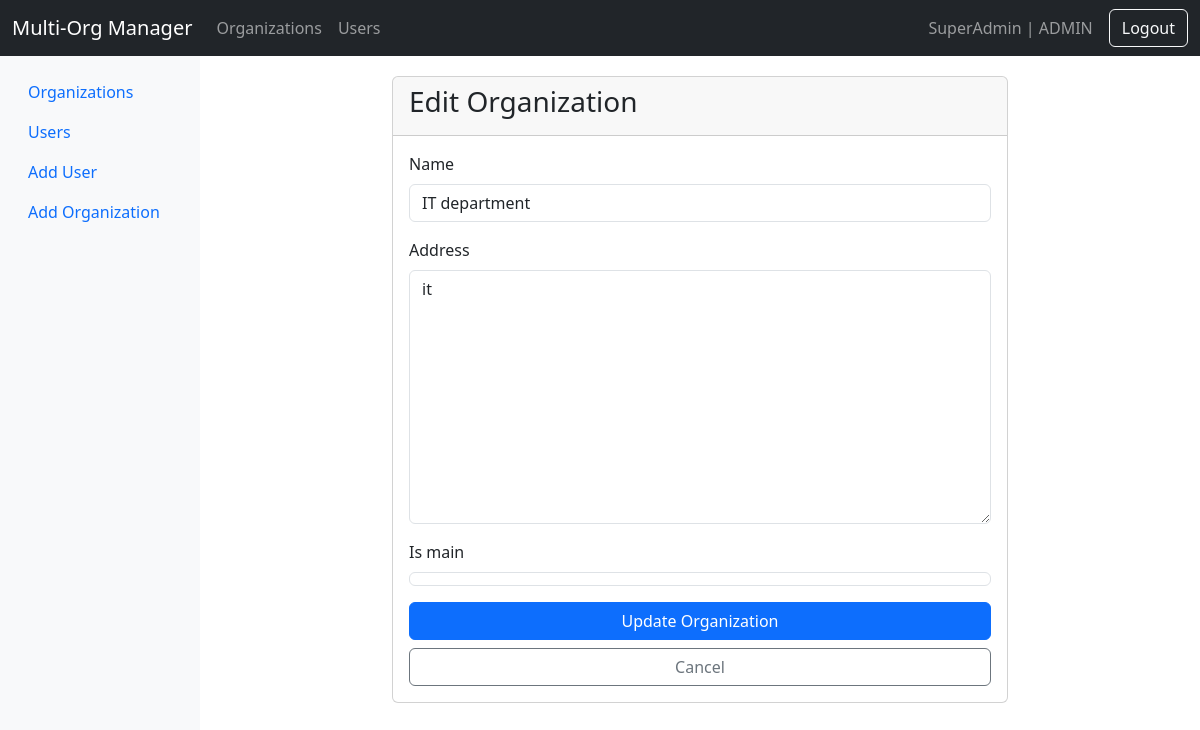
The app's page /organizations/organization/1/edit/ (signed in) with its own data.
### organizations/models.py (models this page shows, shortened)
class CustomUser(AbstractUser):
    organization = models.ForeignKey(
        Organization,
        on_delete=models.CASCADE,
        related_name='users',
        null=True,
    )
    role = models.ForeignKey(
        Role,
        on_delete=models.SET_NULL,
        null=True,
        related_name='users'
    )
    def is_organization_admin(self):
        return self.role and self.role.name == 'ADMIN'
    def is_main_org_admin(self):
        return (self.organization is not None and
                self.organization.is_main and
                self.is_organization_admin())

class Organization(models.Model):
    name = models.CharField(max_length=100, unique=True)
    address = models.TextField()
    is_main = models.BooleanField(default=False)
    created_at = models.DateTimeField(auto_now_add=True)
    updated_at = models.DateTimeField(auto_now=True)

class Role(models.Model):
    ROLE_CHOICES = [
        ('ADMIN', 'Admin'),
        ('EDITOR', 'Editor'),
        ('VIEWER', 'Viewer'),
    ]
    name = models.CharField(max_length=20, choices=ROLE_CHOICES)
    description = models.TextField()

### organizations/views.py (the view, shortened to what this page needs)
# urls.py: path('organization/<int:pk>/edit/', views.OrganizationEditView.as_view(), name='organization-edit'),
class OrganizationEditView(LoginRequiredMixin, UserPassesTestMixin, OrganizationRequiredMixin, UpdateView):
    model = Organization
    fields = ['name', 'address', 'is_main']
    template_name = 'organizations/organization_form.html'
    success_url = reverse_lazy('organization-list')
    def test_func(self):
        return (self.request.user.is_superuser or
                self.request.user.is_organization_admin())

### organizations/mixins.py (called while the page is built)
    def dispatch(self, request, *args, **kwargs):
        if not request.user.is_authenticated:
            return redirect('login')
        if request.user.is_superuser:
            return super().dispatch(request, *args, **kwargs)
        if not request.user.organization:
            messages.error(request, 'You must be assigned to an organization to access this page.')
            return redirect('login')
        return super().dispatch(request, *args, **kwargs)

### organizations/templates/organizations/organization_form.html (shortened to what this page needs)
{% extends 'organizations/base.html' %}
{% block content %}
<div class="container">
    <div class="row justify-content-center">
        <div class="col-md-8">
            <div class="card">
                <div class="card-header">
                    <h3 class="card-title">
                        {% if form.instance.pk %}
                            Edit Organization
                        {% else %}
                            Create Organization
                        {% endif %}
                    </h3>
                </div>
                <div class="card-body">
                    <form method="post">
                        {% for field in form %}
                            <div class="mb-3">
                                <label for="{{ field.id_for_label }}" class="form-label">
                                    {{ field.label }}
                                </label>
                                {% load widget_tweaks %}
                                {{ field|add_class:"form-control" }}
                            </div>
                        {% endfor %}
                        <div class="d-grid gap-2">
                            <button type="submit" class="btn btn-primary">
                                {% if form.instance.pk %}
                                    Update Organization
                                {% else %}
                                    Create Organization
                                {% endif %}
                            </button>
                            <a href="{% url 'organization-list' %}" class="btn btn-outline-secondary">
                                Cancel
                            </a>
                        </div>
                    </form>
                </div>
            </div>
        </div>
    </div>
</div>
{% endblock %}

### organizations/templates/organizations/base.html (shortened to what this page needs)
<!DOCTYPE html>
<html lang="en">
<head>
    <link href="https://cdn.jsdelivr.net/npm/bootstrap@5.3.0/dist/css/bootstrap.min.css" rel="stylesheet">
</head>
<body>
    <nav class="navbar navbar-expand-lg navbar-dark bg-dark">
        <div class="container-fluid">
            <a class="navbar-brand" href="{% url 'organization-list' %}">Multi-Org Manager</a>
            <div class="collapse navbar-collapse" id="navbarNav">
                <ul class="navbar-nav me-auto">
                    <li class="nav-item">
                        <a class="nav-link" href="{% url 'organization-list' %}">Organizations</a>
                    </li>
                    <li class="nav-item">
                        <a class="nav-link" href="{% url 'user-list' %}">Users</a>
                    </li>
                </ul>
                {% if user.is_authenticated %}
                    <span class="navbar-text me-3">
                        {{ user.organization.name }} | {{ user.role.name }}
                    </span>
                    <form method="post" action="{% url 'logout' %}" class="d-flex">
                        <button class="btn btn-outline-light" type="submit">Logout</button>
                    </form>
                {% endif %}
            </div>
        </div>
    </nav>
    <div class="container-fluid">
        <div class="row">
            <nav class="col-md-2 d-none d-md-block sidebar">
                <div class="position-sticky pt-3">
                    <ul class="nav flex-column">
                        <li class="nav-item">
                            <a class="nav-link" href="{% url 'organization-list' %}">
                                Organizations
                            </a>
                        </li>
                        <li class="nav-item">
                            <a class="nav-link" href="{% url 'user-list' %}">
                                Users
                            </a>
                        </li>
                        {% if user.is_organization_admin %}
                            <li class="nav-item">
                                <a class="nav-link" href="{% url 'user-create' %}">
                                    Add User
                                </a>
                            </li>
                        {% endif %}
                        {% if user.is_main_org_admin %}
                            <li class="nav-item">
                                <a class="nav-link" href="{% url 'organization-create' %}">
                                    Add Organization
                                </a>
                            </li>
                        {% endif %}
                    </ul>
                </div>
            </nav>
            <main class="col-md-10 ms-sm-auto content">
                {% block content %}{% endblock %}
            </main>
        </div>
    </div>
</body>
</html>

### organizations/templates/organizations/base.html (style rules this page uses)
.sidebar { min-height: calc(100vh - 56px); background-color: #f8f9fa; }
.content { padding: 20px; }

### records on screen
CustomUser: organization.name "SuperAdmin", role.name "ADMIN"
Organization: form "IT department" "it"

### other values on screen
{{ field.label }} "Name" "Address" "Is main"
